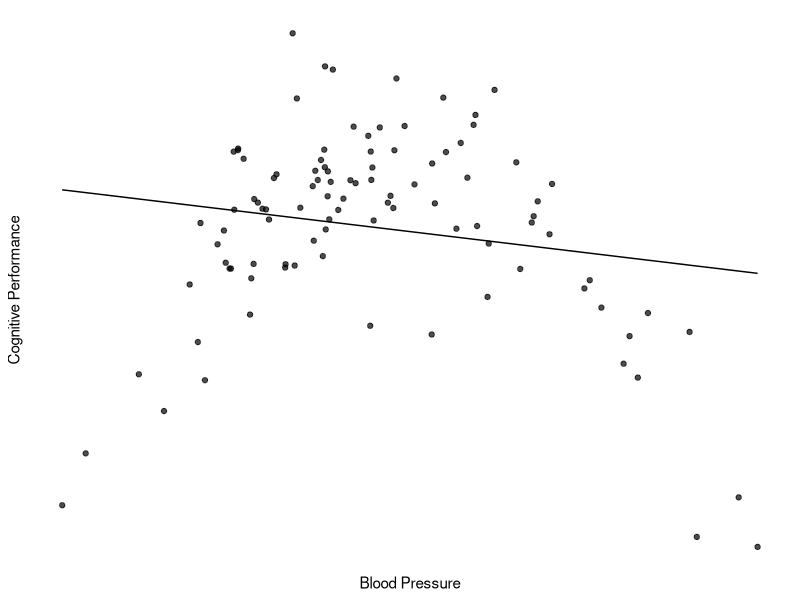
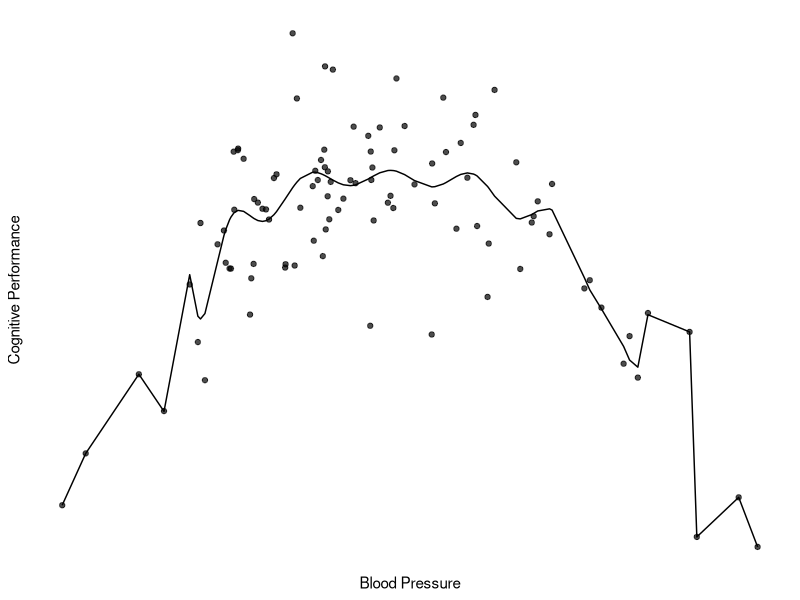
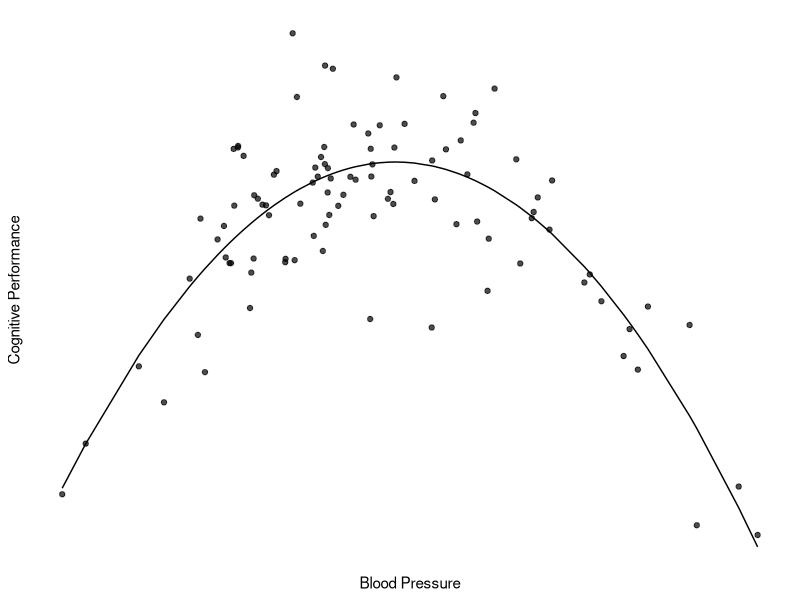

Here is the R script that generated these plots, in order:
# bias-variance tradeoff example plots

# generate fake quadratic trend data
n <- 100
set.seed(1234)

# x is randomly sampled from a normal distribution
x <- rnorm(n=n, mean = 0, sd = 1)
# y is x squared, plus random noise
y <- -1*x^2 + rnorm(n=n, mean = 0, sd = 1)

# trend lines
linear <- predict(lm(y ~ x))
quadratic <- predict(lm(y ~ poly(x, 2, raw = TRUE)))
nthpoly <- predict(lm(y ~ poly(x, n-2, raw = TRUE)))

# put it into a data frame for plotting
df <- data.frame(x=x, 
                 y=y,
                 l = linear,
                 q = quadratic, 
                 n = nthpoly)

# plots
library(ggplot2)

base_plot <- ggplot(df, aes(x=x, y=y)) + 
  geom_point(alpha = .7) + 
  labs(x="Blood Pressure", y="Cognitive Performance") + 
  scale_x_continuous(breaks = NULL) + 
  scale_y_continuous(breaks = NULL) + 
  theme_classic()

underfit <- base_plot + 
  geom_line(aes(y=l)) 
ggsave(filename = file.path("media", "underfit.png"), underfit, width = 5, height = 4, units = "in")

overfit <- base_plot + 
  geom_line(aes(y=n)) 
ggsave(filename = file.path("media", "overfit.png"), overfit, width = 5, height = 4, units = "in")

goodfit <- base_plot + 
  geom_line(aes(y=q)) 
ggsave(filename = file.path("media", "goodfit.png"), goodfit, width = 5, height = 4, units = "in")

